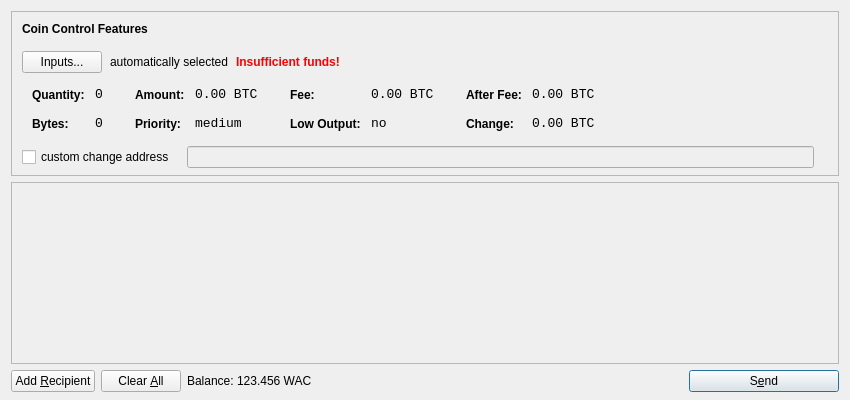
<?xml version="1.0" encoding="UTF-8"?>
<ui version="4.0">
 <class>SendCoinsDialog</class>
 <widget class="QDialog" name="SendCoinsDialog">
  <property name="geometry">
   <rect>
    <x>0</x>
    <y>0</y>
    <width>850</width>
    <height>400</height>
   </rect>
  </property>
  <property name="windowTitle">
   <string>Send Coins</string>
  </property>
  <layout class="QVBoxLayout" name="verticalLayout" stretch="0,1,0">
   <property name="bottomMargin">
    <number>8</number>
   </property>
   <item>
    <widget class="QFrame" name="frameCoinControl">
     <property name="sizePolicy">
      <sizepolicy hsizetype="Expanding" vsizetype="Expanding">
       <horstretch>0</horstretch>
       <verstretch>0</verstretch>
      </sizepolicy>
     </property>
     <property name="maximumSize">
      <size>
       <width>16777215</width>
       <height>16777215</height>
      </size>
     </property>
     <property name="frameShape">
      <enum>QFrame::StyledPanel</enum>
     </property>
     <property name="frameShadow">
      <enum>QFrame::Sunken</enum>
     </property>
     <layout class="QVBoxLayout" name="verticalLayoutCoinControl2">
      <property name="spacing">
       <number>-1</number>
      </property>
      <property name="leftMargin">
       <number>0</number>
      </property>
      <property name="topMargin">
       <number>0</number>
      </property>
      <property name="rightMargin">
       <number>0</number>
      </property>
      <property name="bottomMargin">
       <number>6</number>
      </property>
      <item>
       <layout class="QVBoxLayout" name="verticalLayoutCoinControl" stretch="0,0,0,0,1">
        <property name="spacing">
         <number>0</number>
        </property>
        <property name="leftMargin">
         <number>10</number>
        </property>
        <property name="topMargin">
         <number>10</number>
        </property>
        <item>
         <layout class="QHBoxLayout" name="horizontalLayoutCoinControl1">
          <property name="bottomMargin">
           <number>15</number>
          </property>
          <item>
           <widget class="QLabel" name="labelCoinControlFeatures">
            <property name="sizePolicy">
             <sizepolicy hsizetype="Preferred" vsizetype="Maximum">
              <horstretch>0</horstretch>
              <verstretch>0</verstretch>
             </sizepolicy>
            </property>
            <property name="font">
             <font>
              <weight>75</weight>
              <bold>true</bold>
             </font>
            </property>
            <property name="styleSheet">
             <string notr="true">font-weight:bold;</string>
            </property>
            <property name="text">
             <string>Coin Control Features</string>
            </property>
           </widget>
          </item>
         </layout>
        </item>
        <item>
         <layout class="QHBoxLayout" name="horizontalLayoutCoinControl2" stretch="0,0,0,0">
          <property name="spacing">
           <number>8</number>
          </property>
          <property name="bottomMargin">
           <number>10</number>
          </property>
          <item>
           <widget class="QPushButton" name="pushButtonCoinControl">
            <property name="styleSheet">
             <string notr="true"/>
            </property>
            <property name="text">
             <string>Inputs...</string>
            </property>
           </widget>
          </item>
          <item>
           <widget class="QLabel" name="labelCoinControlAutomaticallySelected">
            <property name="text">
             <string>automatically selected</string>
            </property>
            <property name="margin">
             <number>5</number>
            </property>
           </widget>
          </item>
          <item>
           <widget class="QLabel" name="labelCoinControlInsuffFunds">
            <property name="font">
             <font>
              <weight>75</weight>
              <bold>true</bold>
             </font>
            </property>
            <property name="styleSheet">
             <string notr="true">color:red;font-weight:bold;</string>
            </property>
            <property name="text">
             <string>Insufficient funds!</string>
            </property>
            <property name="margin">
             <number>5</number>
            </property>
           </widget>
          </item>
          <item>
           <spacer name="horizontalSpacerCoinControl">
            <property name="orientation">
             <enum>Qt::Horizontal</enum>
            </property>
            <property name="sizeHint" stdset="0">
             <size>
              <width>40</width>
              <height>1</height>
             </size>
            </property>
           </spacer>
          </item>
         </layout>
        </item>
        <item>
         <widget class="QWidget" name="widgetCoinControl" native="true">
          <property name="sizePolicy">
           <sizepolicy hsizetype="Preferred" vsizetype="Preferred">
            <horstretch>0</horstretch>
            <verstretch>0</verstretch>
           </sizepolicy>
          </property>
          <property name="minimumSize">
           <size>
            <width>0</width>
            <height>0</height>
           </size>
          </property>
          <property name="styleSheet">
           <string notr="true"/>
          </property>
          <layout class="QHBoxLayout" name="horizontalLayoutCoinControl5">
           <property name="margin">
            <number>0</number>
           </property>
           <item>
            <layout class="QHBoxLayout" name="horizontalLayoutCoinControl3" stretch="0,0,0,1">
             <property name="spacing">
              <number>20</number>
             </property>
             <property name="topMargin">
              <number>0</number>
             </property>
             <property name="bottomMargin">
              <number>10</number>
             </property>
             <item>
              <layout class="QFormLayout" name="formLayoutCoinControl1">
               <property name="horizontalSpacing">
                <number>10</number>
               </property>
               <property name="verticalSpacing">
                <number>14</number>
               </property>
               <property name="leftMargin">
                <number>10</number>
               </property>
               <property name="topMargin">
                <number>4</number>
               </property>
               <property name="rightMargin">
                <number>6</number>
               </property>
               <item row="0" column="0">
                <widget class="QLabel" name="labelCoinControlQuantityText">
                 <property name="styleSheet">
                  <string notr="true">font-weight:bold;</string>
                 </property>
                 <property name="text">
                  <string>Quantity:</string>
                 </property>
                 <property name="margin">
                  <number>0</number>
                 </property>
                </widget>
               </item>
               <item row="0" column="1">
                <widget class="QLabel" name="labelCoinControlQuantity">
                 <property name="font">
                  <font>
                   <family>Monospace</family>
                   <pointsize>10</pointsize>
                  </font>
                 </property>
                 <property name="cursor">
                  <cursorShape>IBeamCursor</cursorShape>
                 </property>
                 <property name="contextMenuPolicy">
                  <enum>Qt::ActionsContextMenu</enum>
                 </property>
                 <property name="text">
                  <string notr="true">0</string>
                 </property>
                 <property name="margin">
                  <number>0</number>
                 </property>
                 <property name="textInteractionFlags">
                  <set>Qt::LinksAccessibleByMouse|Qt::TextSelectableByKeyboard|Qt::TextSelectableByMouse</set>
                 </property>
                </widget>
               </item>
               <item row="1" column="0">
                <widget class="QLabel" name="labelCoinControlBytesText">
                 <property name="styleSheet">
                  <string notr="true">font-weight:bold;</string>
                 </property>
                 <property name="text">
                  <string>Bytes:</string>
                 </property>
                </widget>
               </item>
               <item row="1" column="1">
                <widget class="QLabel" name="labelCoinControlBytes">
                 <property name="font">
                  <font>
                   <family>Monospace</family>
                   <pointsize>10</pointsize>
                  </font>
                 </property>
                 <property name="cursor">
                  <cursorShape>IBeamCursor</cursorShape>
                 </property>
                 <property name="contextMenuPolicy">
                  <enum>Qt::ActionsContextMenu</enum>
                 </property>
                 <property name="text">
                  <string notr="true">0</string>
                 </property>
                 <property name="textInteractionFlags">
                  <set>Qt::LinksAccessibleByMouse|Qt::TextSelectableByKeyboard|Qt::TextSelectableByMouse</set>
                 </property>
                </widget>
               </item>
              </layout>
             </item>
             <item>
              <layout class="QFormLayout" name="formLayoutCoinControl2">
               <property name="horizontalSpacing">
                <number>10</number>
               </property>
               <property name="verticalSpacing">
                <number>14</number>
               </property>
               <property name="leftMargin">
                <number>6</number>
               </property>
               <property name="topMargin">
                <number>4</number>
               </property>
               <property name="rightMargin">
                <number>6</number>
               </property>
               <item row="0" column="0">
                <widget class="QLabel" name="labelCoinControlAmountText">
                 <property name="styleSheet">
                  <string notr="true">font-weight:bold;</string>
                 </property>
                 <property name="text">
                  <string>Amount:</string>
                 </property>
                 <property name="margin">
                  <number>0</number>
                 </property>
                </widget>
               </item>
               <item row="0" column="1">
                <widget class="QLabel" name="labelCoinControlAmount">
                 <property name="font">
                  <font>
                   <family>Monospace</family>
                   <pointsize>10</pointsize>
                  </font>
                 </property>
                 <property name="cursor">
                  <cursorShape>IBeamCursor</cursorShape>
                 </property>
                 <property name="contextMenuPolicy">
                  <enum>Qt::ActionsContextMenu</enum>
                 </property>
                 <property name="text">
                  <string notr="true">0.00 BTC</string>
                 </property>
                 <property name="textInteractionFlags">
                  <set>Qt::LinksAccessibleByMouse|Qt::TextSelectableByKeyboard|Qt::TextSelectableByMouse</set>
                 </property>
                </widget>
               </item>
               <item row="1" column="0">
                <widget class="QLabel" name="labelCoinControlPriorityText">
                 <property name="styleSheet">
                  <string notr="true">font-weight:bold;</string>
                 </property>
                 <property name="text">
                  <string>Priority:</string>
                 </property>
                </widget>
               </item>
               <item row="1" column="1">
                <widget class="QLabel" name="labelCoinControlPriority">
                 <property name="font">
                  <font>
                   <family>Monospace</family>
                   <pointsize>10</pointsize>
                  </font>
                 </property>
                 <property name="cursor">
                  <cursorShape>IBeamCursor</cursorShape>
                 </property>
                 <property name="contextMenuPolicy">
                  <enum>Qt::ActionsContextMenu</enum>
                 </property>
                 <property name="text">
                  <string>medium</string>
                 </property>
                 <property name="textInteractionFlags">
                  <set>Qt::LinksAccessibleByMouse|Qt::TextSelectableByKeyboard|Qt::TextSelectableByMouse</set>
                 </property>
                </widget>
               </item>
              </layout>
             </item>
             <item>
              <layout class="QFormLayout" name="formLayoutCoinControl3">
               <property name="horizontalSpacing">
                <number>10</number>
               </property>
               <property name="verticalSpacing">
                <number>14</number>
               </property>
               <property name="leftMargin">
                <number>6</number>
               </property>
               <property name="topMargin">
                <number>4</number>
               </property>
               <property name="rightMargin">
                <number>6</number>
               </property>
               <item row="0" column="0">
                <widget class="QLabel" name="labelCoinControlFeeText">
                 <property name="styleSheet">
                  <string notr="true">font-weight:bold;</string>
                 </property>
                 <property name="text">
                  <string>Fee:</string>
                 </property>
                 <property name="margin">
                  <number>0</number>
                 </property>
                </widget>
               </item>
               <item row="0" column="1">
                <widget class="QLabel" name="labelCoinControlFee">
                 <property name="font">
                  <font>
                   <family>Monospace</family>
                   <pointsize>10</pointsize>
                  </font>
                 </property>
                 <property name="cursor">
                  <cursorShape>IBeamCursor</cursorShape>
                 </property>
                 <property name="contextMenuPolicy">
                  <enum>Qt::ActionsContextMenu</enum>
                 </property>
                 <property name="text">
                  <string notr="true">0.00 BTC</string>
                 </property>
                 <property name="textInteractionFlags">
                  <set>Qt::LinksAccessibleByMouse|Qt::TextSelectableByKeyboard|Qt::TextSelectableByMouse</set>
                 </property>
                </widget>
               </item>
               <item row="1" column="0">
                <widget class="QLabel" name="labelCoinControlLowOutputText">
                 <property name="styleSheet">
                  <string notr="true">font-weight:bold;</string>
                 </property>
                 <property name="text">
                  <string>Low Output:</string>
                 </property>
                </widget>
               </item>
               <item row="1" column="1">
                <widget class="QLabel" name="labelCoinControlLowOutput">
                 <property name="font">
                  <font>
                   <family>Monospace</family>
                   <pointsize>10</pointsize>
                  </font>
                 </property>
                 <property name="cursor">
                  <cursorShape>IBeamCursor</cursorShape>
                 </property>
                 <property name="contextMenuPolicy">
                  <enum>Qt::ActionsContextMenu</enum>
                 </property>
                 <property name="text">
                  <string>no</string>
                 </property>
                 <property name="textInteractionFlags">
                  <set>Qt::LinksAccessibleByMouse|Qt::TextSelectableByKeyboard|Qt::TextSelectableByMouse</set>
                 </property>
                </widget>
               </item>
              </layout>
             </item>
             <item>
              <layout class="QFormLayout" name="formLayoutCoinControl4">
               <property name="horizontalSpacing">
                <number>10</number>
               </property>
               <property name="verticalSpacing">
                <number>14</number>
               </property>
               <property name="leftMargin">
                <number>6</number>
               </property>
               <property name="topMargin">
                <number>4</number>
               </property>
               <property name="rightMargin">
                <number>6</number>
               </property>
               <item row="0" column="0">
                <widget class="QLabel" name="labelCoinControlAfterFeeText">
                 <property name="styleSheet">
                  <string notr="true">font-weight:bold;</string>
                 </property>
                 <property name="text">
                  <string>After Fee:</string>
                 </property>
                 <property name="margin">
                  <number>0</number>
                 </property>
                </widget>
               </item>
               <item row="0" column="1">
                <widget class="QLabel" name="labelCoinControlAfterFee">
                 <property name="font">
                  <font>
                   <family>Monospace</family>
                   <pointsize>10</pointsize>
                  </font>
                 </property>
                 <property name="cursor">
                  <cursorShape>IBeamCursor</cursorShape>
                 </property>
                 <property name="contextMenuPolicy">
                  <enum>Qt::ActionsContextMenu</enum>
                 </property>
                 <property name="text">
                  <string notr="true">0.00 BTC</string>
                 </property>
                 <property name="textInteractionFlags">
                  <set>Qt::LinksAccessibleByMouse|Qt::TextSelectableByKeyboard|Qt::TextSelectableByMouse</set>
                 </property>
                </widget>
               </item>
               <item row="1" column="0">
                <widget class="QLabel" name="labelCoinControlChangeText">
                 <property name="styleSheet">
                  <string notr="true">font-weight:bold;</string>
                 </property>
                 <property name="text">
                  <string>Change:</string>
                 </property>
                </widget>
               </item>
               <item row="1" column="1">
                <widget class="QLabel" name="labelCoinControlChange">
                 <property name="font">
                  <font>
                   <family>Monospace</family>
                   <pointsize>10</pointsize>
                  </font>
                 </property>
                 <property name="cursor">
                  <cursorShape>IBeamCursor</cursorShape>
                 </property>
                 <property name="contextMenuPolicy">
                  <enum>Qt::ActionsContextMenu</enum>
                 </property>
                 <property name="text">
                  <string notr="true">0.00 BTC</string>
                 </property>
                 <property name="textInteractionFlags">
                  <set>Qt::LinksAccessibleByMouse|Qt::TextSelectableByKeyboard|Qt::TextSelectableByMouse</set>
                 </property>
                </widget>
               </item>
              </layout>
             </item>
            </layout>
           </item>
          </layout>
         </widget>
        </item>
        <item>
         <layout class="QHBoxLayout" name="horizontalLayoutCoinControl4" stretch="0,0,0">
          <property name="spacing">
           <number>12</number>
          </property>
          <property name="sizeConstraint">
           <enum>QLayout::SetDefaultConstraint</enum>
          </property>
          <property name="topMargin">
           <number>5</number>
          </property>
          <property name="rightMargin">
           <number>5</number>
          </property>
          <item>
           <widget class="QCheckBox" name="checkBoxCoinControlChange">
            <property name="text">
             <string>custom change address</string>
            </property>
           </widget>
          </item>
          <item>
           <widget class="QLineEdit" name="lineEditCoinControlChange">
            <property name="enabled">
             <bool>false</bool>
            </property>
            <property name="sizePolicy">
             <sizepolicy hsizetype="Expanding" vsizetype="Fixed">
              <horstretch>0</horstretch>
              <verstretch>0</verstretch>
             </sizepolicy>
            </property>
           </widget>
          </item>
          <item>
           <widget class="QLabel" name="labelCoinControlChangeLabel">
            <property name="sizePolicy">
             <sizepolicy hsizetype="Preferred" vsizetype="Expanding">
              <horstretch>0</horstretch>
              <verstretch>0</verstretch>
             </sizepolicy>
            </property>
            <property name="minimumSize">
             <size>
              <width>0</width>
              <height>0</height>
             </size>
            </property>
            <property name="text">
             <string/>
            </property>
            <property name="margin">
             <number>3</number>
            </property>
           </widget>
          </item>
         </layout>
        </item>
        <item>
         <spacer name="verticalSpacerCoinControl">
          <property name="orientation">
           <enum>Qt::Vertical</enum>
          </property>
          <property name="sizeHint" stdset="0">
           <size>
            <width>800</width>
            <height>1</height>
           </size>
          </property>
         </spacer>
        </item>
       </layout>
      </item>
     </layout>
    </widget>
   </item>
   <item>
    <widget class="QScrollArea" name="scrollArea">
     <property name="widgetResizable">
      <bool>true</bool>
     </property>
     <widget class="QWidget" name="scrollAreaWidgetContents">
      <property name="geometry">
       <rect>
        <x>0</x>
        <y>0</y>
        <width>830</width>
        <height>165</height>
       </rect>
      </property>
      <layout class="QVBoxLayout" name="verticalLayout_2">
       <property name="margin">
        <number>0</number>
       </property>
       <item>
        <layout class="QVBoxLayout" name="entries">
         <property name="spacing">
          <number>6</number>
         </property>
        </layout>
       </item>
       <item>
        <spacer name="verticalSpacer">
         <property name="orientation">
          <enum>Qt::Vertical</enum>
         </property>
         <property name="sizeHint" stdset="0">
          <size>
           <width>20</width>
           <height>40</height>
          </size>
         </property>
        </spacer>
       </item>
      </layout>
     </widget>
    </widget>
   </item>
   <item>
    <layout class="QHBoxLayout" name="horizontalLayout">
     <item>
      <widget class="QPushButton" name="addButton">
       <property name="toolTip">
        <string>Send to multiple recipients at once</string>
       </property>
       <property name="text">
        <string>Add &amp;Recipient</string>
       </property>
       <property name="icon">
        <iconset resource="../bitcoin.qrc">
         <normaloff>:/icons/add</normaloff>:/icons/add</iconset>
       </property>
       <property name="autoDefault">
        <bool>false</bool>
       </property>
      </widget>
     </item>
     <item>
      <widget class="QPushButton" name="clearButton">
       <property name="sizePolicy">
        <sizepolicy hsizetype="Minimum" vsizetype="Fixed">
         <horstretch>0</horstretch>
         <verstretch>0</verstretch>
        </sizepolicy>
       </property>
       <property name="toolTip">
        <string>Remove all transaction fields</string>
       </property>
       <property name="text">
        <string>Clear &amp;All</string>
       </property>
       <property name="icon">
        <iconset resource="../bitcoin.qrc">
         <normaloff>:/icons/remove</normaloff>:/icons/remove</iconset>
       </property>
       <property name="autoRepeatDelay">
        <number>300</number>
       </property>
       <property name="autoDefault">
        <bool>false</bool>
       </property>
      </widget>
     </item>
     <item>
      <layout class="QHBoxLayout" name="horizontalLayout_2">
       <property name="spacing">
        <number>3</number>
       </property>
       <item>
        <widget class="QLabel" name="label">
         <property name="text">
          <string>Balance:</string>
         </property>
        </widget>
       </item>
       <item>
        <widget class="QLabel" name="labelBalance">
         <property name="cursor">
          <cursorShape>IBeamCursor</cursorShape>
         </property>
         <property name="text">
          <string>123.456 WAC</string>
         </property>
         <property name="textInteractionFlags">
          <set>Qt::LinksAccessibleByMouse|Qt::TextSelectableByKeyboard|Qt::TextSelectableByMouse</set>
         </property>
        </widget>
       </item>
      </layout>
     </item>
     <item>
      <spacer name="horizontalSpacer">
       <property name="orientation">
        <enum>Qt::Horizontal</enum>
       </property>
       <property name="sizeHint" stdset="0">
        <size>
         <width>40</width>
         <height>20</height>
        </size>
       </property>
      </spacer>
     </item>
     <item>
      <widget class="QPushButton" name="sendButton">
       <property name="minimumSize">
        <size>
         <width>150</width>
         <height>0</height>
        </size>
       </property>
       <property name="toolTip">
        <string>Confirm the send action</string>
       </property>
       <property name="text">
        <string>S&amp;end</string>
       </property>
       <property name="icon">
        <iconset resource="../bitcoin.qrc">
         <normaloff>:/icons/send</normaloff>:/icons/send</iconset>
       </property>
       <property name="default">
        <bool>true</bool>
       </property>
      </widget>
     </item>
    </layout>
   </item>
  </layout>
 </widget>
 <resources>
  <include location="../bitcoin.qrc"/>
 </resources>
 <connections/>
</ui>
